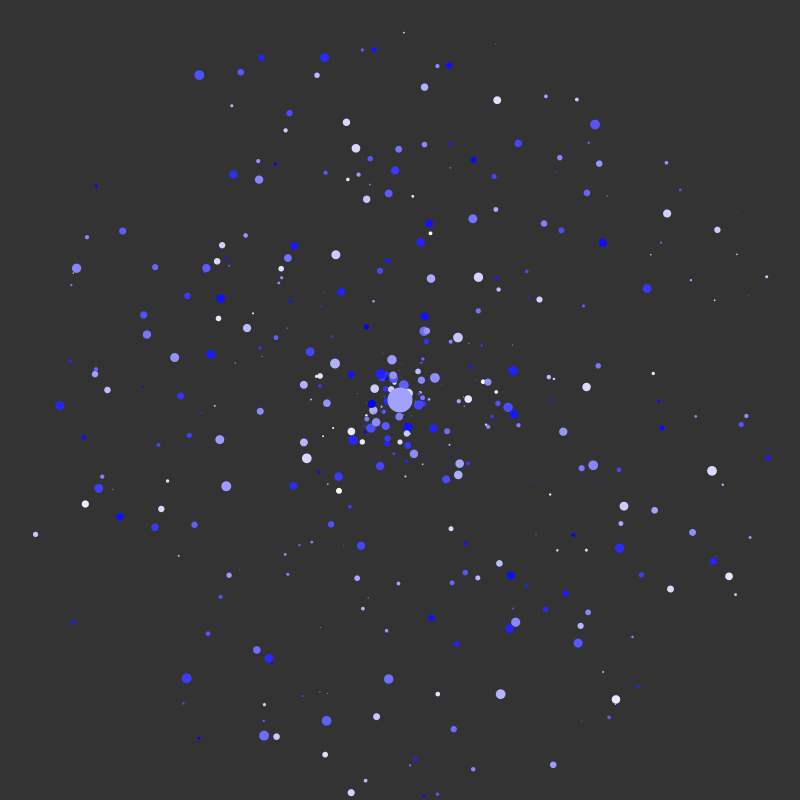
Frame 1 (no input)
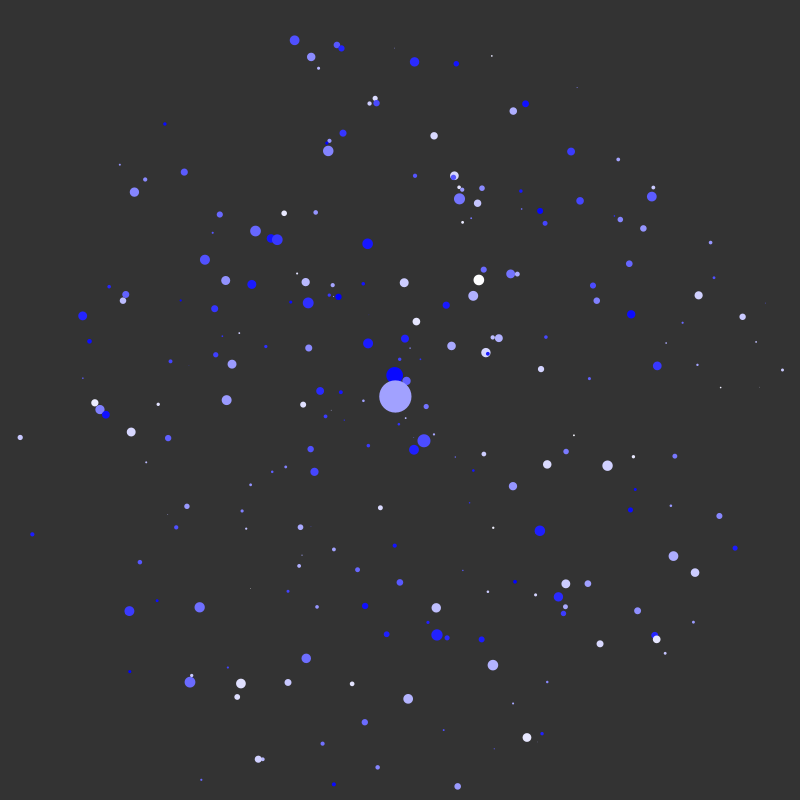
Frame 60 (the mouse pressed at the canvas centre just before this capture)
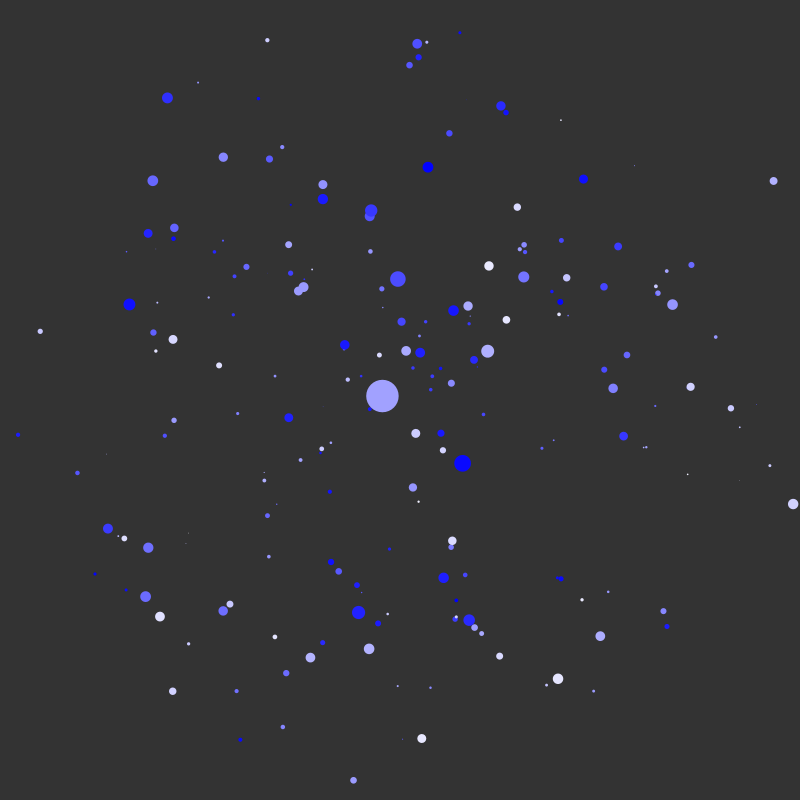
Frame 120 (the mouse held since frame 60 and released just before this capture)

The Processing sketch that drew these frames (run headless with seeded random() and noise(); from frame 60 on, the mouse is pressed at the canvas centre):

// Processing sketch: Main
// ── Main.pde
int N = 400;
PVector zero = new PVector(0, 0);
PVector posDiff;
float posDiffSq;
float dRad = 5;
float dDensity = 1;
Planet pi, pj;
float G = 0.001;
float c = 0.15;
float x, y, vx, vy, k;
float collisionDamping = 0.9;
int size;
float totMass = 0;

ArrayList<Planet> p = new ArrayList<Planet>();

void setup()
{  
  size(800, 800);
  frameRate(120);

  for (int i = 0; i < N; i = i + 1) 
  {
    float angle = map(i, 0, N, 0, 360);
    float r = random(width/2);
    
    x = width / 2 + r * cos(angle);
    y = height /2 + r * sin(angle);
    
    

    r = c * (float)Math.pow((double)r, (2.0/5.0)); //map(r, 0, width/2, 1, 0);
    
    vx = -r * sin(angle);
    vy = r * cos(angle);
    
    
    //x = random(width);
    //y = random(height);
    k = random(0.1, 2);
    p.add(new Planet(x, y, vx, vy, k * dRad));

    size = p.size();
  }
  
  p.add(new Planet(width/2, height/2, 0, 0, 5 * dRad));
}


void draw()
{ 
  background(51);
  println("FrameRate: " + frameRate);

  for (int i = size-1; i >= 0; i = i - 1) 
  {
    for (int j = i - 1; j >= 0; j = j - 1) 
    {
      int size = p.size();
      if (i <= size-1)
      {
        pi = p.get(i);
        pj = p.get(j);

        posDiff = pi.pos.copy().sub(pj.pos);
        posDiffSq = posDiff.magSq();

        if (posDiffSq <= (pi.rad + pj.rad)*(pi.rad + pj.rad)/32)
        { 
          if (random(1) < 0.5)
          {
            aggregate(pi, pj);
            p.remove(j);
          } else
          {
            collide(pi, pj);
          }
        } else
        {
          //println("gRAVITY");
          gravity(pi, pj);
        }
      }
    }
  }

  for (int i = 0; i < p.size(); i = i + 1) 
  {
    Planet planet = p.get(i);
    planet.update();
    planet.show();
    totMass = totMass + planet.mass;
  }
  println("Total mass: " + totMass);
  totMass = 0;
  //println("No. of Planets: " + p.size());
}

// ── Planet.pde
class Planet
{
  PVector pos, vel, acc;
  float rad, density, mass, vol, col;
  
  Planet(float x0, float y0, float vx0, float vy0, float radius)      
  {
      pos = new PVector(x0, y0);
      vel = new PVector(vx0, vy0);
      acc = new PVector(0, 0);
      rad = radius;
      vol = (4/3) * PI * cube(rad) ;
      density = dDensity * random(1,5); 
      mass = vol * density;
      col = map(density, dDensity, 5 * dDensity, 255, 0);
  }
  
  void update()
  {
    vel.add(acc);
    pos.add(vel);
    acc.set(zero.copy());
    //println("Mass: " + mass);
  }
  
  void show()
  {
    fill(col, col, 255);
    noStroke();
    ellipse(pos.x, pos.y, rad, rad);
  }
  
  void addForce(PVector force)
  {
    acc.add(force.copy().div(mass));
  }
}


void gravity(Planet planet1, Planet planet2)
{
  float gravMag = (G * planet1.mass * planet2.mass)/posDiffSq;
  PVector gravForce = posDiff.copy().setMag(gravMag);
  
  planet2.addForce(gravForce.copy());
  planet1.addForce(gravForce.copy().mult(-1));
}


void collide(Planet planet1, Planet planet2)
{
  PVector v1v2Diff = planet1.vel.copy().sub(planet2.vel.copy());
  float vDiff = v1v2Diff.mag();
  
  float m1 = planet1.mass;
  float m2 = planet2.mass;
  
  PVector vVcm = planet1.vel.copy().mult(m1);
  vVcm.add(planet2.vel.copy().mult(m2));
  vVcm.div(m1 + m2);
  
  PVector v1Temp = posDiff.copy().setMag(vDiff * m2/(m1 + m2) * collisionDamping);
  PVector v2Temp = posDiff.copy().setMag(-vDiff * m1/(m1 + m2) * collisionDamping);
  
  planet1.vel.set(v1Temp.add(vVcm));
  planet2.vel.set(v2Temp.add(vVcm));
}


void aggregate(Planet p1, Planet p2)
{
  float m1 = p1.mass;
  float m2 = p2.mass;
  PVector momentum = p1.vel.copy().mult(m1);
  momentum.add(p2.vel.copy().mult(m2));
  
  PVector posNew = p1.pos.copy().mult(m1);
  posNew.add(p2.pos.copy().mult(m2));
  p1.pos = posNew.div(m1 + m2);
  
  float rNew = p1.density*cube(p1.rad) + p2.density*cube(p2.rad);
  p1.density = (p1.density*p1.vol + p2.density*p2.vol)/(p1.vol + p2.vol); // fixS
  rNew = rNew / p1.density;
  
  p1.rad = (float)Math.pow((double)rNew, (1.0/3.0));
  p1.vol = (4/3)*PI*cube(p1.rad);
  p1.mass = p1.density*p1.vol;
  p1.vel = momentum.div(p1.mass);
}


float cube(float num)
{
  return num * num * num;
}
